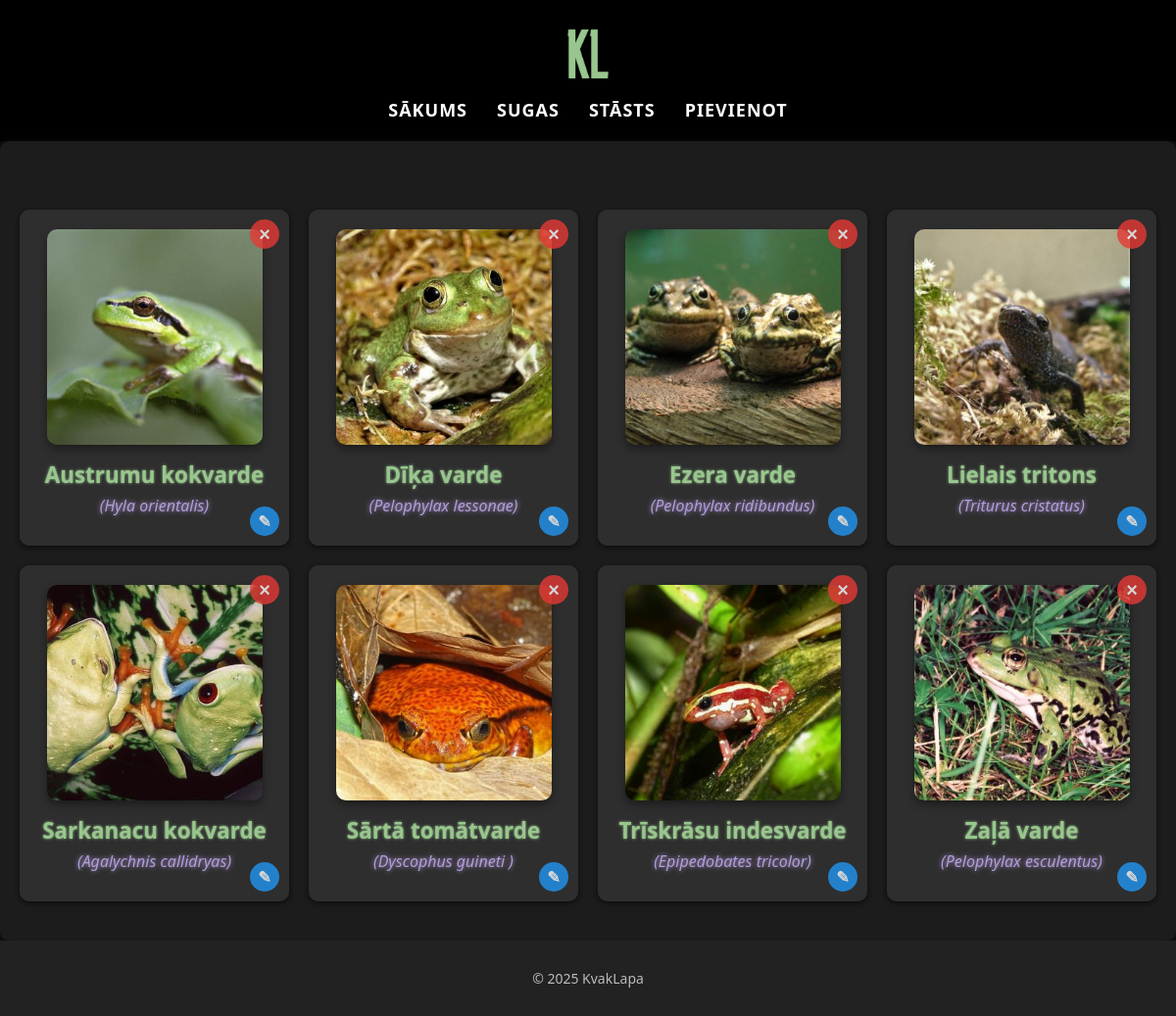
The page /sugas on the database its author committed.
### tables this page shows
CREATE TABLE species (
    id INTEGER PRIMARY KEY AUTOINCREMENT,
    name TEXT NOT NULL,
    scientific_name TEXT,
    found_in_latvia BOOLEAN,
    latvia_location TEXT,
    average_length_cm REAL
, image TEXT, detail_image TEXT);

### app.py (the view)
@app.route("/sugas")
def species():
    conn = get_db_connection()
    frogs = conn.execute("SELECT * FROM species").fetchall()
    conn.close()
    return render_template("species.html", species=frogs)

### app.py (called while the page is built)
def get_db_connection():
    db = Path(__file__).parent / "KvakLapa.db"
    conn = sqlite3.connect(db)
    conn.row_factory = sqlite3.Row
    return conn

### templates/species.html (shortened to what this page needs)
{% extends "base.html" %}
{% block content %}
<div class="species-list">
    {% for frog in species %}
        <div class="species-item-container">
            <a class="species-item" href="{{ url_for('species_detail', species_id=frog.id) }}">
                {% if frog.image %}
                    <img class="species-img" src="{{ url_for('static', filename='images/species/' + frog.image) }}" alt="{{ frog.name }}">
                {% else %}
                    <img class="species-img" src="{{ url_for('static', filename='images/species/default.jpeg') }}" alt="Bilde nav pieejama">
                {% endif %}
                <div class="species-name">{{ frog.name }}</div>
                <div class="species-scientific">({{ frog.scientific_name }})</div>
            </a>
            <form method="POST" action="{{ url_for('delete_species', species_id=frog.id) }}" onsubmit="return confirm('Vai tiešām vēlaties dzēst šo sugu?');" class="delete-form">
                <button type="submit" class="delete-button">×</button>
            </form>
            <a href="{{ url_for('edit_species', species_id=frog.id) }}" class="edit-button-link">
                <button type="button" class="edit-button">✎</button>
            </a>
        </div>
    {% endfor %}
</div>
{% endblock %}

### templates/base.html (shortened to what this page needs)
<!DOCTYPE html>
<html lang="lv">
<head>
    <link rel="stylesheet" href="{{ url_for('static', filename='style.css') }}">
</head>
<body>
<header>
    <img src="{{ url_for('static', filename='images/liela.png') }}" alt="Logo" class="logo">
    <nav>
        <a href="/">Sākums</a>
        <a href="/sugas">Sugas</a>
        <a href="/par-mums">Stāsts</a>
        <a href="/pievienot">Pievienot</a>
    </nav>
</header>
<main>
    {% block content %}{% endblock %}
</main>
<footer>
    <p>&copy; 2025 KvakLapa</p>
</footer>
</body>
</html>

### static/style.css (style rules this page uses)
body { font-family: 'Segoe UI', Tahoma, Geneva, Verdana, sans-serif; background-color: #0e0e0e; color: #e0e0e0; margin: 0; padding: 0; }
header { background-color: #000; padding: 20px 0; text-align: center; box-shadow: 0 4px 8px rgba(0, 0, 0, 0.5); }
.logo { height: 70px; display: block; margin: 0 auto 10px auto; }
nav { display: flex; justify-content: center; gap: 30px; }
nav a { color: white; text-decoration: none; font-weight: bold; font-size: 18px; text-transform: uppercase; letter-spacing: 1px; transition: color 0.3s ease; }
main { padding: 40px 20px; max-width: 1200px; margin: auto; background-color: #1c1c1c; box-shadow: 0 0 10px rgba(255, 255, 255, 0.05); border-radius: 10px; }
footer { background-color: #222; text-align: center; padding: 15px; color: #bbb; font-size: 14px; }
.species-list { display: grid; grid-template-columns: repeat(auto-fit, minmax(250px, 1fr)); gap: 20px; margin-top: 30px; }
.species-item { background-color: #2e2e2e; padding: 20px; border-radius: 10px; text-decoration: none; color: #fff; transition: background-color 0.3s ease, transform 0.3s ease; display: flex; flex-direction: column; align-items: center; box-shadow: 0 2px 5px rgba(0, 0, 0, 0.3); }
.species-img { width: 100%; max-width: 220px; height: auto; border-radius: 10px; object-fit: cover; margin-bottom: 15px; box-shadow: 0 4px 8px rgba(0, 0, 0, 0.4); }
.species-name { font-size: 1.4em; font-weight: bold; margin-bottom: 5px; text-align: center; color: #99c68e; text-shadow: 0 0 3px #99c68e; }
.species-scientific { font-style: italic; color: #b39ddb; text-shadow: 0 0 5px #b39ddb; text-align: center; margin-bottom: 10px; }
.species-item-container { position: relative; background-color: #2e2e2e; border-radius: 10px; box-shadow: 0 2px 5px rgba(0, 0, 0, 0.3); transition: background-color 0.3s ease, transform 0.3s ease; }
.species-item { padding: 20px; text-decoration: none; color: #fff; display: flex; flex-direction: column; align-items: center; }
.delete-form { position: absolute; top: 10px; right: 10px; z-index: 10; }
.delete-button { background-color: #e53935; color: white; border: none; width: 30px; height: 30px; border-radius: 50%; display: flex; justify-content: center; align-items: center; cursor: pointer; font-size: 20px; font-weight: bold; transition: background-color 0.3s ease; opacity: 0.8; }
.edit-button-link { position: absolute; bottom: 10px; right: 10px; z-index: 10; text-decoration: none; }
.edit-button { background-color: #2196F3; color: white; border: none; width: 30px; height: 30px; border-radius: 50%; display: flex; justify-content: center; align-items: center; cursor: pointer; font-size: 16px; font-weight: bold; transition: background-color 0.3s ease; opacity: 0.8; }

### rows shown on the page
species: image (picture), name "Austrumu kokvarde", scientific_name "Hyla orientalis"
species: image (picture), name "Dīķa varde", scientific_name "Pelophylax lessonae"
species: image (picture), name "Ezera varde", scientific_name "Pelophylax ridibundus"
species: image (picture), name "Lielais tritons", scientific_name "Triturus cristatus"
species: image (picture), name "Sarkanacu kokvarde", scientific_name "Agalychnis callidryas"
species: image (picture), name "Sārtā tomātvarde", scientific_name "Dyscophus guineti"
species: image (picture), name "Trīskrāsu indesvarde", scientific_name "Epipedobates tricolor"
species: image (picture), name "Zaļā varde", scientific_name "Pelophylax esculentus"
